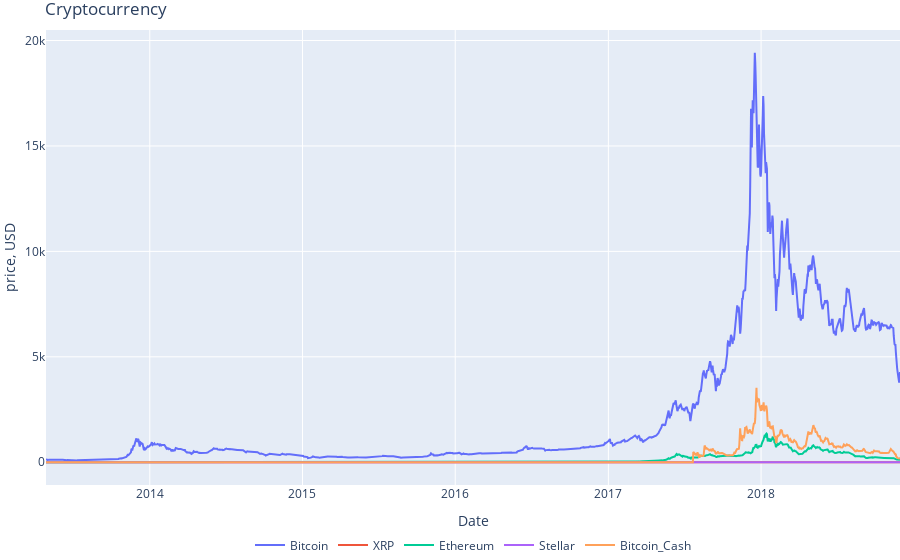

The notebook cell this image was saved under:
### Code cell
fig6 = go.Figure()
fig6.add_trace(go.Scatter(x=df.date, y=df['Bitcoin'], name='Bitcoin'))
fig6.add_trace(go.Scatter(x=df.date, y=df['XRP'], name='XRP'))
fig6.add_trace(go.Scatter(x=df.date, y=df['Ethereum'], name='Ethereum'))
fig6.add_trace(go.Scatter(x=df.date, y=df['Stellar'], name='Stellar'))
fig6.add_trace(go.Scatter(x=df.date, y=df['Bitcoin_Cash'], name='Bitcoin_Cash'))
fig6.update_layout(legend_orientation="h",
                  legend=dict(x=.5, xanchor="center"),
                  title="Cryptocurrency",
                  xaxis_title="Date",
                  yaxis_title="price, USD",
                  margin=dict(l=0, r=0, t=30, b=0))
fig6.show()

### Figure 1 — Plotly figure (JSON) as saved in the notebook; plotly's stock layout.template omitted (floating-point values rounded to 4 significant figures; data arrays with more than 128 entries replaced by an {"elided": "..."} marker saying what was removed)
{"data": [{"name": "Bitcoin", "type": "scatter", "x": {"elided": "2042 str values"}, "y": {"elided": "2042 float values"}}, {"name": "XRP", "type": "scatter", "x": {"elided": "2042 str values"}, "y": {"elided": "2042 float values"}}, {"name": "Ethereum", "type": "scatter", "x": {"elided": "2042 str values"}, "y": {"elided": "2042 float values"}}, {"name": "Stellar", "type": "scatter", "x": {"elided": "2042 str values"}, "y": {"elided": "2042 float values"}}, {"name": "Bitcoin_Cash", "type": "scatter", "x": {"elided": "2042 str values"}, "y": {"elided": "2042 float values"}}], "layout": {"legend": {"orientation": "h", "x": 0.5, "xanchor": "center"}, "margin": {"b": 0, "l": 0, "r": 0, "t": 30}, "title": {"text": "Cryptocurrency"}, "xaxis": {"title": {"text": "Date"}}, "yaxis": {"title": {"text": "price, USD"}}}}
